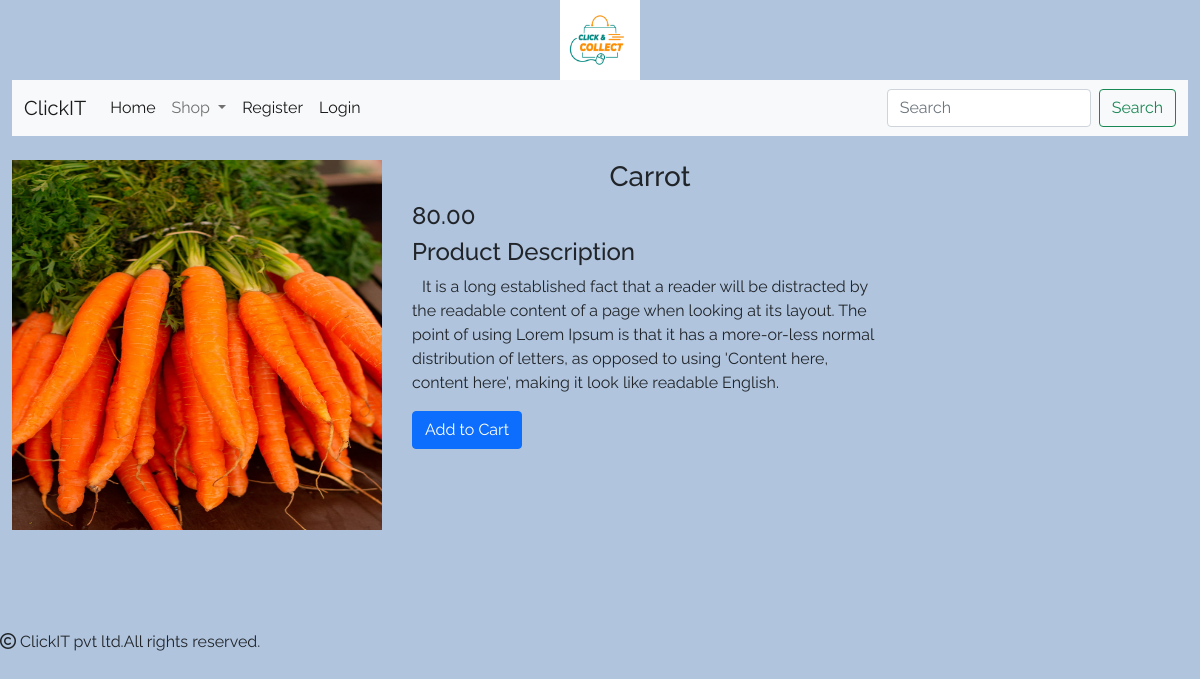
The page /detail/Carrot on the database its author committed.
### shop/models.py (models this page shows, shortened)
class Product(models.Model):
    name = models.CharField(max_length=250, unique=True)
    slug = models.SlugField(max_length=250, unique=True)
    description = models.TextField(blank=True)
    image = models.ImageField(upload_to='shop/products', null=True, blank=True)
    price = models.DecimalField(max_digits=10,decimal_places=2)
    category = models.ForeignKey(Category,on_delete=models.CASCADE)
    stock = models.IntegerField()
    available = models.BooleanField(default=True)
    created = models.DateTimeField(auto_now_add=True)
    updated = models.DateTimeField(auto_now=True)

### shop/views.py (the view)
# urls.py: path('detail/<slug:p>', views.detail, name="detail"),
def detail(request,p):
    p = Product.objects.get(slug=p)
    return render(request,'detail.html',{'p':p})

### cart/context_processors.py (called while the page is built, shortened)
def counter(request):
    item_count = 0
    return {'count':item_count}

### shop/context_processors.py (called while the page is built)
def menu_links(request):
    c = Category.objects.all()
    return {'links':c}

### templates/detail.html
{% extends 'base.html' %}
{% load static %}
{% block content %}
<div class="container-fluid mt-4" style="margin-bottom:100px;">
    <div class="row">
        <div class="col-sm-4">
            <img src="{{p.image.url}}" height="370px" width="370px">
</div>
        <div class="col-sm-5">
            <h3 class="card-title text-center">{{p.name}}</h3>
    <h4>{{p.price}}</h4>
            <h4>Product Description</h4>
            <p style="text-indent:10px;">{{p.description}}</p>
            {% if user.username != 'admin'  %}
            {% if p.stock <= 0 %}
                  <h4>Sorry,out of Stock!</h4>
            {% else %}
            <h4><a href="{% url 'cart:add_to_cart' p.id %}" class="btn btn-primary">Add to Cart</a></h4>
            {% endif %}
            {% endif %}
        </div>
    </div>
</div>
{% endblock %}

### static/css/custom.css (style rules this page uses)
body { background-color:lightsteelblue; font-family: 'Dancing Script', cursive; font-family: 'Raleway', sans-serif; }

### rows shown on the page
Product: image (picture), name "Carrot", price "80.00", description "It is a long established fact that a reader will be distracted by the readable content of a page when looking at its layout. The point of using Lorem Ipsum is that it has a more-or-less normal distribution of letters, as opposed to using 'Content here, content here', making it look like readable English."
